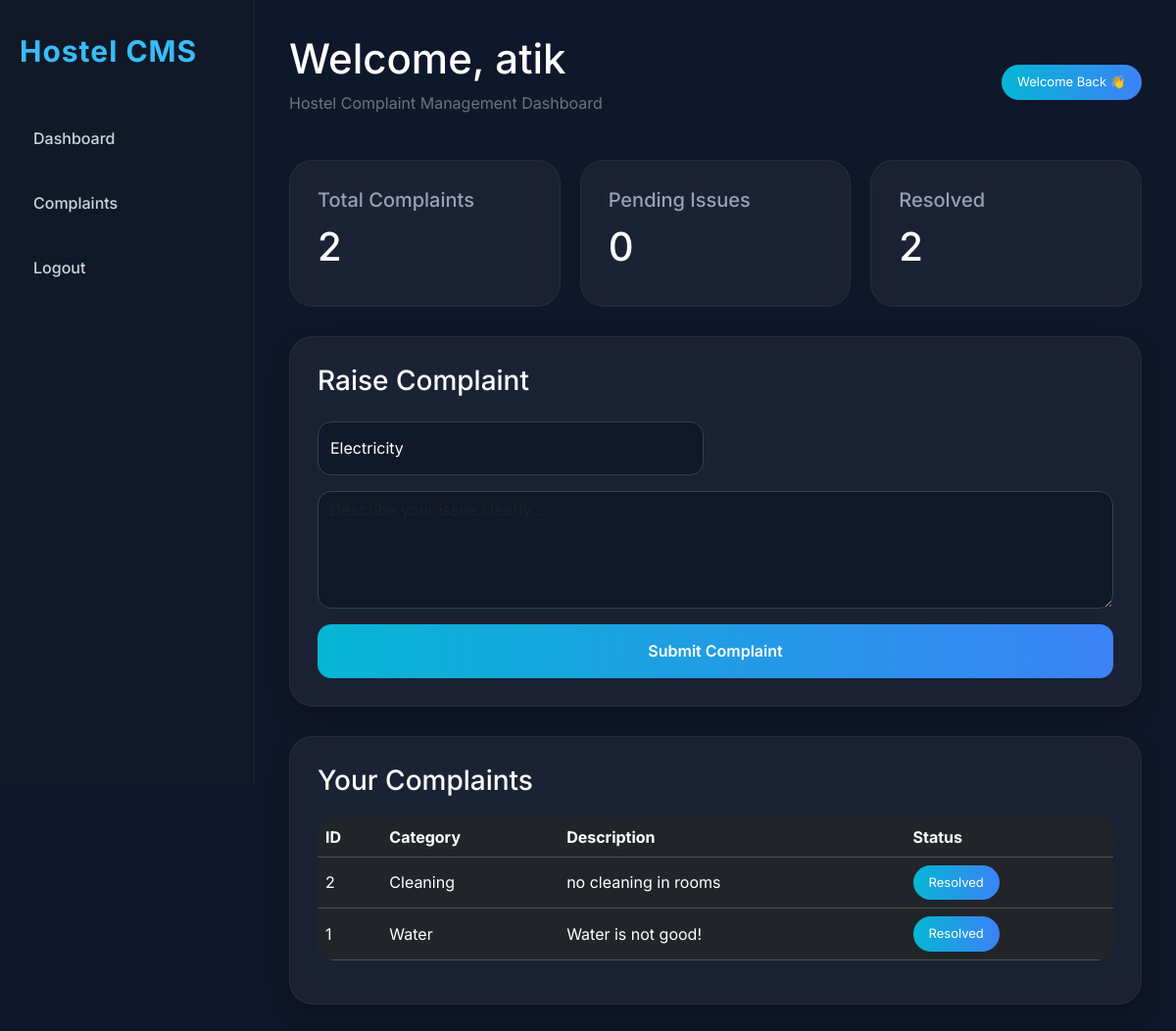
The app's page /dashboard (signed in) with its own data.
### tables this page shows
CREATE TABLE complaints (
    id INTEGER PRIMARY KEY AUTOINCREMENT,
    user_id INTEGER,
    complaint_type TEXT,
    description TEXT,
    status TEXT DEFAULT 'Pending'
);

### app.py (the view, shortened to what this page needs)
@app.route('/dashboard', methods=['GET', 'POST'])
def dashboard():
    if 'user_id' not in session:
        return redirect('/login')
    conn = sqlite3.connect("hostel.db")
    cursor = conn.cursor()
    cursor.execute(
        "SELECT * FROM complaints WHERE user_id=? ORDER BY id DESC",
        (session['user_id'],)
    )
    complaints = cursor.fetchall()
    total_complaints = len(complaints)
    cursor.execute(
        "SELECT COUNT(*) FROM complaints WHERE user_id=? AND status='Pending'",
        (session['user_id'],)
    )
    pending_count = cursor.fetchone()[0]
    cursor.execute(
        "SELECT COUNT(*) FROM complaints WHERE user_id=? AND status='Resolved'",
        (session['user_id'],)
    )
    resolved_count = cursor.fetchone()[0]
    recent_activity = "No recent activity"
    if total_complaints > 0:
        recent_activity = "You recently submitted a complaint"
    conn.close()
    return render_template(
        "dashboard.html",
        complaints=complaints,
        name=session['name'],
        total_complaints=total_complaints,
        pending_count=pending_count,
        resolved_count=resolved_count,
        recent_activity=recent_activity
    )

### templates/dashboard.html (shortened to what this page needs)
<!DOCTYPE html>
<html>
<head>
    <link href="https://cdn.jsdelivr.net/npm/bootstrap@5.3.3/dist/css/bootstrap.min.css" rel="stylesheet">
    <link rel="stylesheet" href="{{ url_for('static', filename='style.css') }}">
</head>
<body>
    <div class="sidebar">
        <div class="logo">
            Hostel CMS
        </div>
        <a href="/dashboard">
            Dashboard
        </a>
        <a href="#complaints-section">
            Complaints
        </a>
        <a href="/logout">
            Logout
        </a>
    </div>
    <div class="main-content">
        <div class="topbar">
            <div>
                <h1>
                    Welcome, {{ name }}
                </h1>
                <p class="text-secondary">
                    Hostel Complaint Management Dashboard
                </p>
            </div>
            <div class="badge-status">
                Welcome Back 👋
            </div>
        </div>
        <div class="cards">
            <div class="card-box">
                <h5>Total Complaints</h5>
                <h1>
                    {{ total_complaints }}
                </h1>
            </div>
            <div class="card-box">
                <h5>Pending Issues</h5>
                <h1>
                    {{ pending_count }}
                </h1>
            </div>
            <div class="card-box">
                <h5>Resolved</h5>
                <h1>
                    {{ resolved_count }}
                </h1>
            </div>
        </div>
        <div class="section-box">
            <h3 class="mb-4">
                Raise Complaint
            </h3>
            <form method="POST">
                <div class="row">
                    <div class="col-md-6 mb-3">
                        <select name="type" class="form-select">
                            <option>Electricity</option>
                        </select>
                    </div>
                </div>
                <textarea name="description" class="form-control mb-3" placeholder="Describe your issue clearly..."
                    required></textarea>
                <button class="btn-main">
                    Submit Complaint
                </button>
            </form>
        </div>
        <div class="section-box" id="complaints-section">
            <h3>Your Complaints</h3>
            <table class="table table-dark table-hover align-middle">
                <tr>
                    <th>ID</th>
                    <th>Category</th>
                    <th>Description</th>
                    <th>Status</th>
                </tr>
                {% for complaint in complaints %}
                <tr>
                    <td>{{ complaint[0] }}</td>
                    <td>{{ complaint[2] }}</td>
                    <td>{{ complaint[3] }}</td>
                    <td>
                        <span class="badge-status">
                            {{ complaint[4] }}
                        </span>
                    </td>
                </tr>
                {% endfor %}
            </table>
        </div>
    </div>
</body>
</html>

### static/style.css (style rules this page uses)
* { margin:0; padding:0; box-sizing:border-box; font-family:'Inter',sans-serif; }
body { background:#0f172a; color:white; }
.form-control, .form-select { height:55px; background:#111827 !important; border:1px solid #334155 !important; color:white !important; border-radius:14px !important; }
textarea.form-control { height:120px; }
.btn-main { width:100%; height:55px; border:none; border-radius:14px; background: linear-gradient( to right, #06b6d4, #3b82f6 ); color:white; font-weight:600; transition:0.3s; }
.sidebar { width:260px; height:100vh; position:fixed; left:0; top:0; background:#111827; padding:30px 20px; border-right:1px solid rgba(255,255,255,0.05); overflow:auto; }
.logo { font-size:30px; font-weight:700; color:#38bdf8; margin-bottom:40px; letter-spacing:1px; }
.sidebar a { display:block; color:#cbd5e1; text-decoration:none; margin-bottom:14px; padding:14px; border-radius:12px; transition:0.3s; font-weight:500; }
.main-content { margin-left:260px; padding:35px; }
.topbar { display:flex; justify-content:space-between; align-items:center; margin-bottom:30px; flex-wrap:wrap; gap:20px; }
.topbar h1 { font-size:42px; }
.cards { display:grid; grid-template-columns: repeat(auto-fit,minmax(240px,1fr)); gap:20px; }
.card-box { background: rgba(255,255,255,0.05); border:1px solid rgba(255,255,255,0.05); border-radius:24px; padding:28px; backdrop-filter:blur(12px); transition:0.3s; }
.card-box h5 { color:#94a3b8; }
.card-box h1 { margin-top:12px; font-size:40px; }
.section-box { margin-top:30px; background: rgba(255,255,255,0.05); border:1px solid rgba(255,255,255,0.05); border-radius:24px; padding:28px; backdrop-filter:blur(14px); box-shadow: 0 10px 25px rgba(0,0,0,0.25); }
.table { margin-top:20px; border-radius:18px; overflow:hidden; }
.table tr { transition:0.2s; }
.badge-status { background: linear-gradient( to right, #06b6d4, #3b82f6 ); padding:8px 16px; border-radius:30px; color:white; font-size:13px; display:inline-flex; align-items:center; justify-content:center; }

### records on screen
complaints: id "2", complaint_type "Cleaning", description "no cleaning in rooms", status "Resolved"
complaints: id "1", complaint_type "Water", description "Water is not good!", status "Resolved"

### other values on screen
{{ name }} "atik"
{{ total_complaints }} "2"
{{ pending_count }} "0"
{{ resolved_count }} "2"
